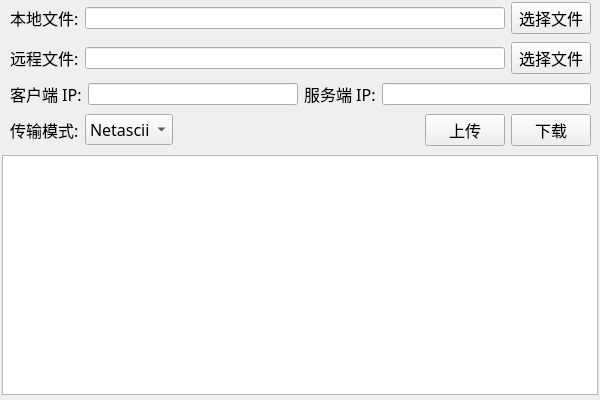
<?xml version="1.0" encoding="UTF-8"?>
<ui version="4.0">
 <class>MainWindow</class>
 <widget class="QMainWindow" name="MainWindow">
  <property name="geometry">
   <rect>
    <x>0</x>
    <y>0</y>
    <width>600</width>
    <height>400</height>
   </rect>
  </property>
  <property name="windowTitle">
   <string>MainWindow</string>
  </property>
  <widget class="QWidget" name="centralwidget">
   <widget class="QWidget" name="widget" native="true">
    <property name="geometry">
     <rect>
      <x>0</x>
      <y>0</y>
      <width>600</width>
      <height>150</height>
     </rect>
    </property>
    <widget class="QWidget" name="verticalLayoutWidget_2">
     <property name="geometry">
      <rect>
       <x>10</x>
       <y>0</y>
       <width>581</width>
       <height>151</height>
      </rect>
     </property>
     <layout class="QVBoxLayout" name="verticalLayout">
      <item>
       <layout class="QHBoxLayout" name="horizontalLayout_1">
        <item>
         <widget class="QLabel" name="label_1">
          <property name="font">
           <font>
            <family>黑体</family>
            <pointsize>12</pointsize>
           </font>
          </property>
          <property name="text">
           <string>本地文件:</string>
          </property>
         </widget>
        </item>
        <item>
         <widget class="QLineEdit" name="LocalFilePath"/>
        </item>
        <item>
         <widget class="QPushButton" name="ChooseLocalFile">
          <property name="font">
           <font>
            <family>黑体</family>
            <pointsize>12</pointsize>
           </font>
          </property>
          <property name="text">
           <string>选择文件</string>
          </property>
         </widget>
        </item>
       </layout>
      </item>
      <item>
       <layout class="QHBoxLayout" name="horizontalLayout_3">
        <item>
         <widget class="QLabel" name="label_2">
          <property name="font">
           <font>
            <family>黑体</family>
            <pointsize>12</pointsize>
           </font>
          </property>
          <property name="text">
           <string>远程文件:</string>
          </property>
         </widget>
        </item>
        <item>
         <widget class="QLineEdit" name="RemoteFilePath"/>
        </item>
        <item>
         <widget class="QPushButton" name="ChooseRemoteFile">
          <property name="font">
           <font>
            <family>黑体</family>
            <pointsize>12</pointsize>
           </font>
          </property>
          <property name="text">
           <string>选择文件</string>
          </property>
         </widget>
        </item>
       </layout>
      </item>
      <item>
       <layout class="QHBoxLayout" name="horizontalLayout_4">
        <item>
         <widget class="QLabel" name="label_3">
          <property name="font">
           <font>
            <family>黑体</family>
            <pointsize>12</pointsize>
           </font>
          </property>
          <property name="text">
           <string>客户端 IP:</string>
          </property>
         </widget>
        </item>
        <item>
         <widget class="QLineEdit" name="ClientIP"/>
        </item>
        <item>
         <widget class="QLabel" name="label_4">
          <property name="font">
           <font>
            <family>黑体</family>
            <pointsize>12</pointsize>
           </font>
          </property>
          <property name="text">
           <string>服务端 IP:</string>
          </property>
         </widget>
        </item>
        <item>
         <widget class="QLineEdit" name="ServerIP"/>
        </item>
       </layout>
      </item>
      <item>
       <layout class="QHBoxLayout" name="horizontalLayout_5">
        <item>
         <widget class="QLabel" name="label_5">
          <property name="font">
           <font>
            <family>黑体</family>
            <pointsize>12</pointsize>
           </font>
          </property>
          <property name="text">
           <string>传输模式:</string>
          </property>
         </widget>
        </item>
        <item>
         <widget class="QComboBox" name="Mode">
          <property name="font">
           <font>
            <family>黑体</family>
            <pointsize>12</pointsize>
           </font>
          </property>
          <item>
           <property name="text">
            <string>Netascii</string>
           </property>
          </item>
          <item>
           <property name="text">
            <string>Octet</string>
           </property>
          </item>
         </widget>
        </item>
        <item>
         <spacer name="horizontalSpacer_2">
          <property name="orientation">
           <enum>Qt::Horizontal</enum>
          </property>
          <property name="sizeHint" stdset="0">
           <size>
            <width>40</width>
            <height>20</height>
           </size>
          </property>
         </spacer>
        </item>
        <item>
         <widget class="QPushButton" name="UploadButton">
          <property name="font">
           <font>
            <family>黑体</family>
            <pointsize>12</pointsize>
           </font>
          </property>
          <property name="text">
           <string>上传</string>
          </property>
         </widget>
        </item>
        <item>
         <widget class="QPushButton" name="DownloadButton">
          <property name="font">
           <font>
            <family>黑体</family>
            <pointsize>12</pointsize>
           </font>
          </property>
          <property name="text">
           <string>下载</string>
          </property>
         </widget>
        </item>
       </layout>
      </item>
     </layout>
    </widget>
   </widget>
   <widget class="QTextBrowser" name="output">
    <property name="geometry">
     <rect>
      <x>2</x>
      <y>155</y>
      <width>596</width>
      <height>240</height>
     </rect>
    </property>
    <property name="font">
     <font>
      <family>黑体</family>
      <pointsize>12</pointsize>
     </font>
    </property>
   </widget>
  </widget>
 </widget>
 <resources/>
 <connections/>
</ui>
